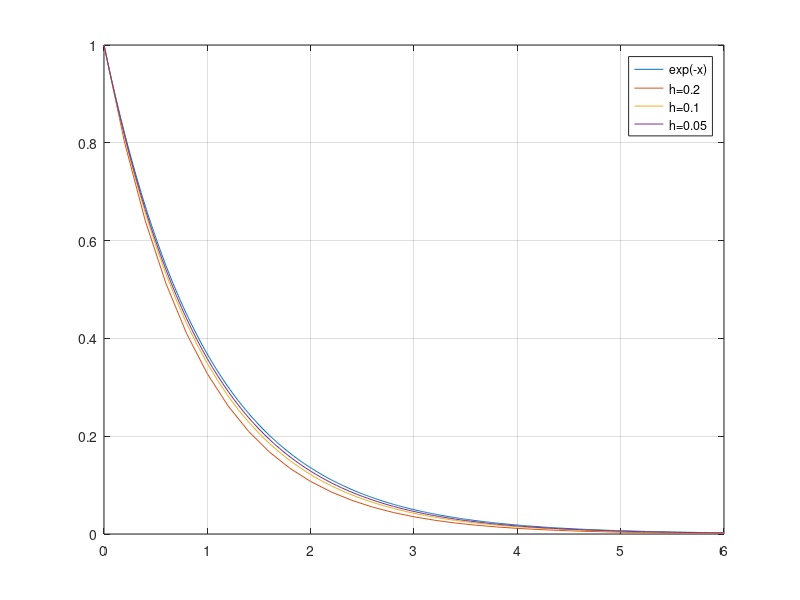
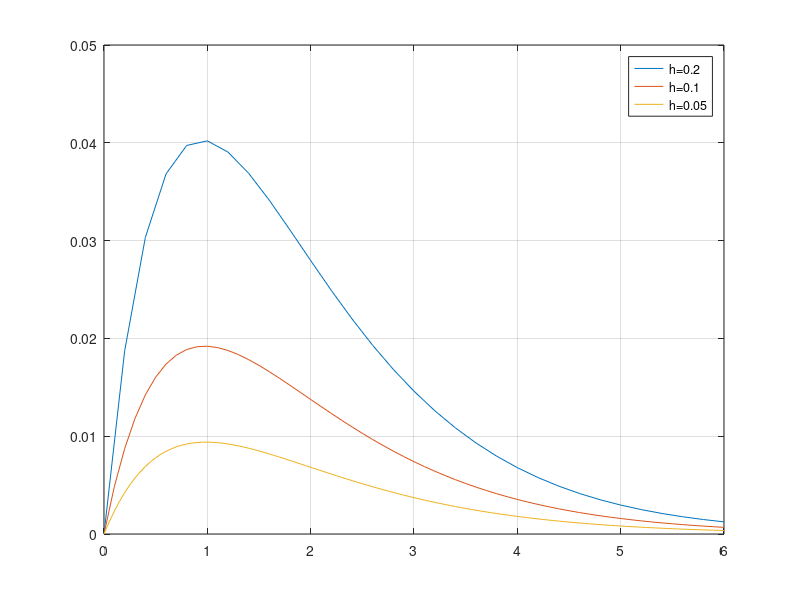

MATLAB code to generate these figures, in order:
clear all;
close all;


h = 0.2;
x1 = 0:h:6;
y1 = zeros(length(x1),1);
e1 = zeros(length(x1),1);

y1(1) =  1;
y(1) = 1;

for i=2:length(x1)
   y1(i) = (1-h) * y1(i-1);
   e1(i) = abs(exp(-x1(i))-y1(i));
end

h = 0.1;
x2 = 0:h:6;

y2 = zeros(length(x2),1);
e2 = zeros(length(x2),1);

y2(1) =  1;

for i=2:length(x2)
   y2(i) = (1-h) * y2(i-1); 
   e2(i) = abs(exp(-x2(i))-y2(i));
end

h = 0.05;
x3 = 0:h:6;

y3 = zeros(length(x3),1);
e3 = zeros(length(x3),1);

y3(1) =  1;

for i=2:length(x3)
   y3(i) = (1-h) * y3(i-1); 
   e3(i) = abs(exp(-x3(i))-y3(i));
end


x=0:0.01:6;
y = exp(-x);
figure();
plot(x,y,x1,y1,x2,y2,x3,y3);
legend('exp(-x)','h=0.2','h=0.1','h=0.05');
grid on;

figure();
plot(x1,e1,x2,e2,x3,e3);
legend('h=0.2','h=0.1','h=0.05');
grid on;
